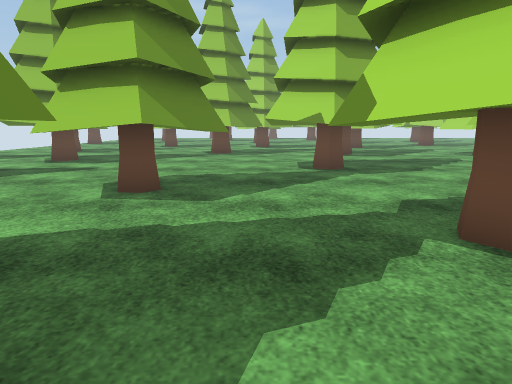
view 1 (above)

24 first-person views from a walk through a Unity game level. The camera is 1.2 m above the floor, tilts 10° down and sees 70° across. The floor is counted in squares, 1 m on a side. Each view is taken from the middle of a square. On the plan, view 1 faces up. The plan holds only what a view shows up to about 15 squares ahead; the rest is blank. The place goes on beyond the plan. Some animated figures are not drawn. Some surface patterns are stand-ins.

view 2
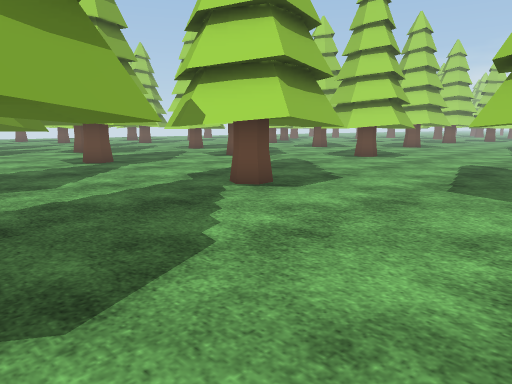

view 3
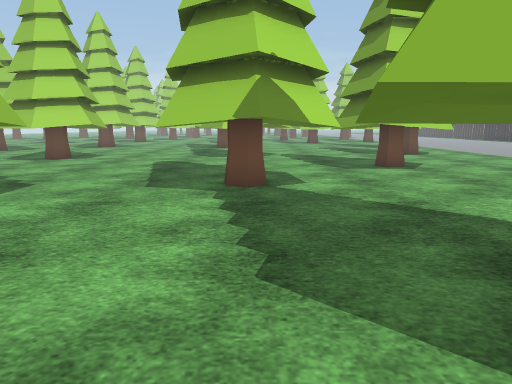

view 4
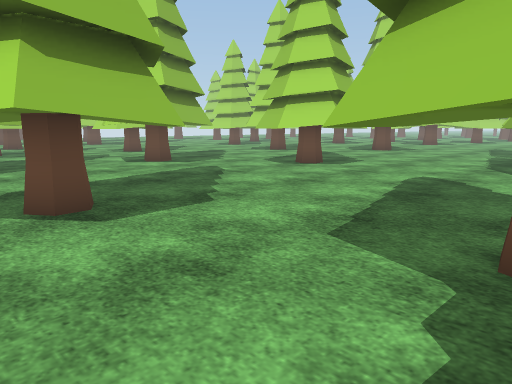

view 5
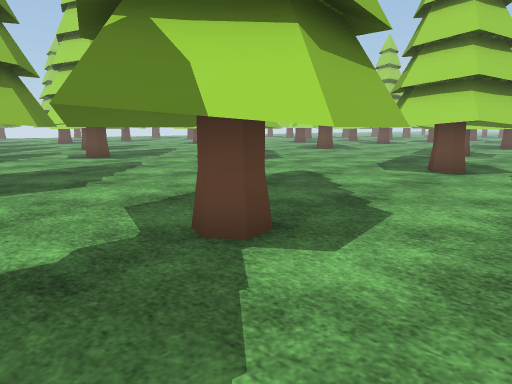

view 6
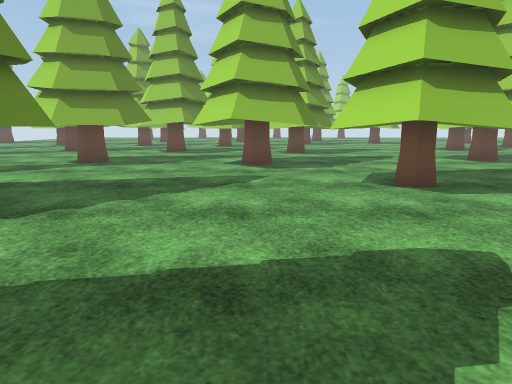

view 7
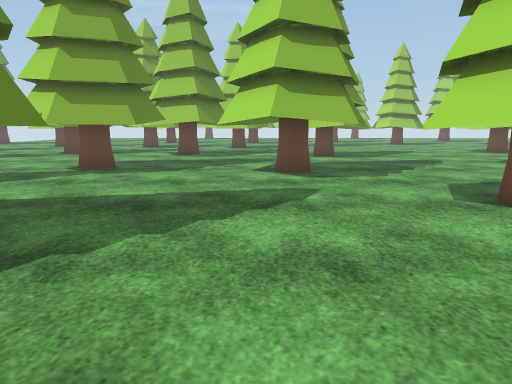

view 8
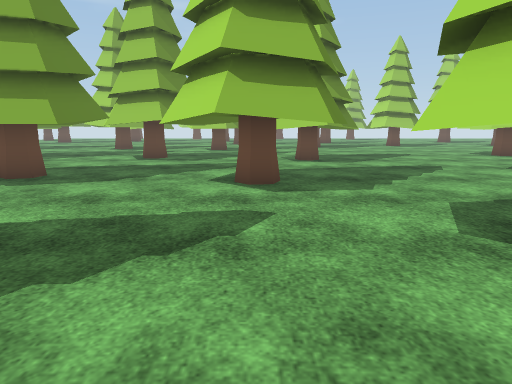

view 9
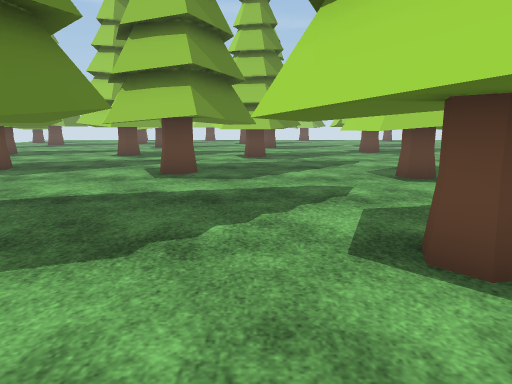

view 10
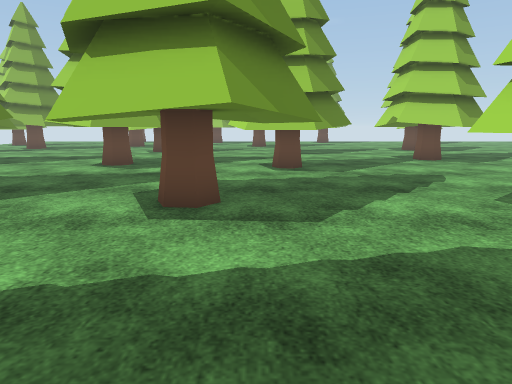

view 11
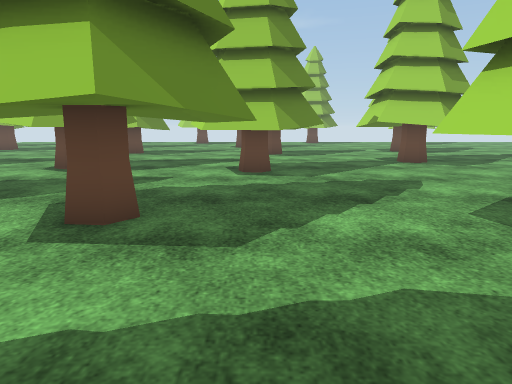

view 12
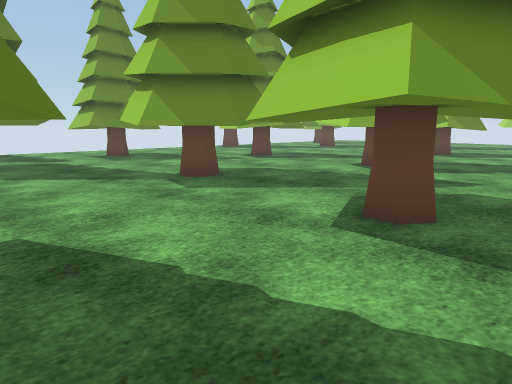

view 13
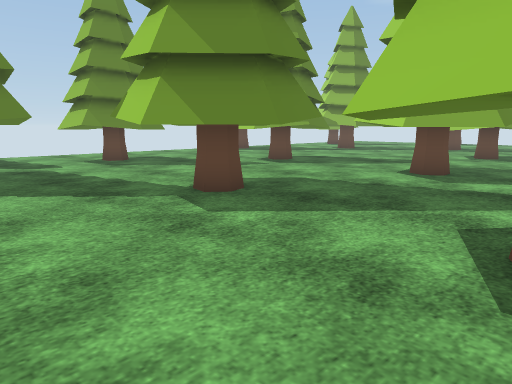

view 14
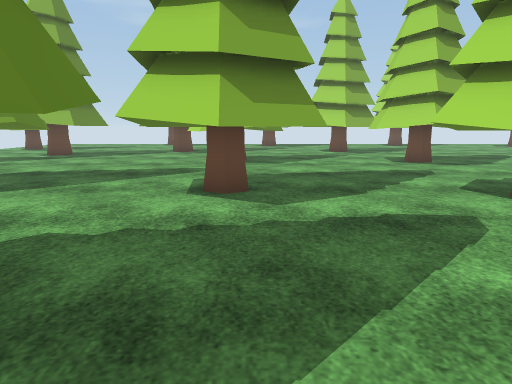

view 15
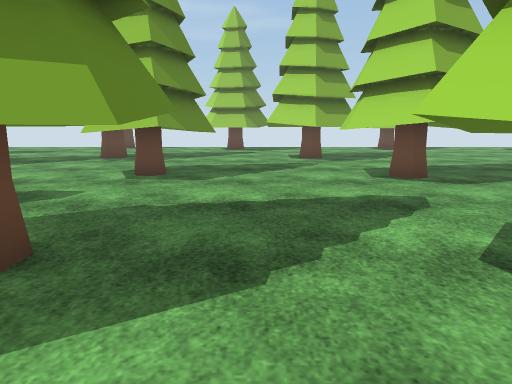

view 16
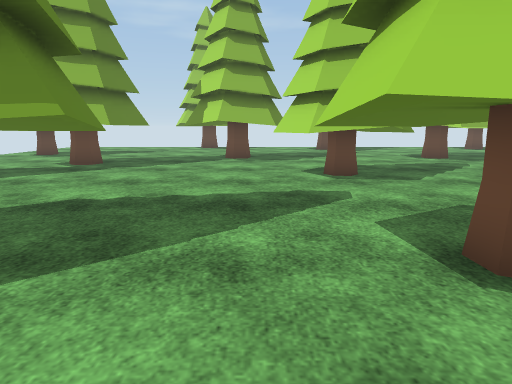

view 17
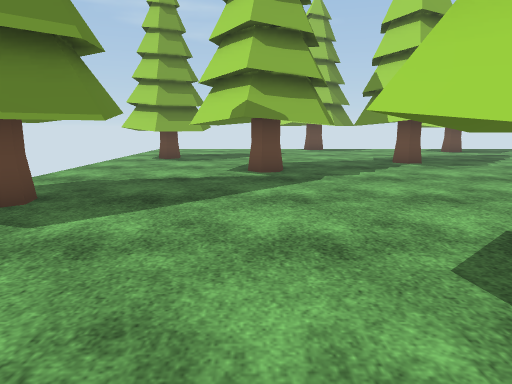

view 18
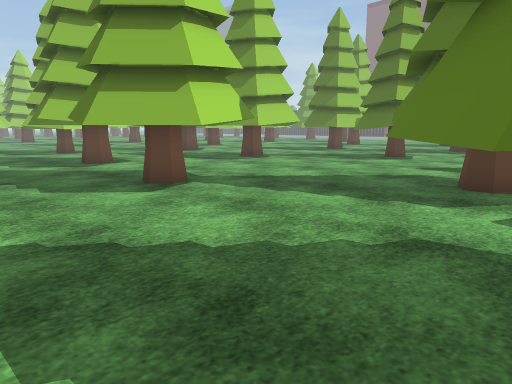

view 19
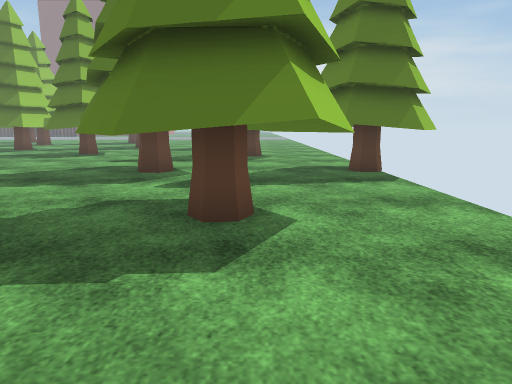

view 20
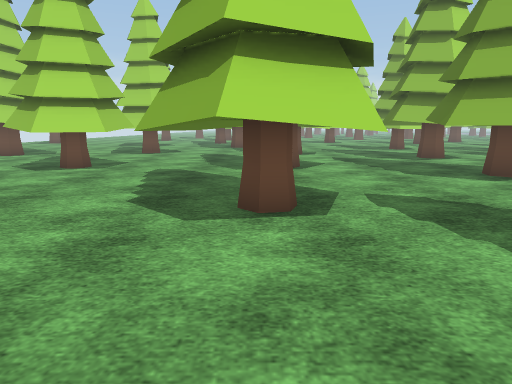

view 21
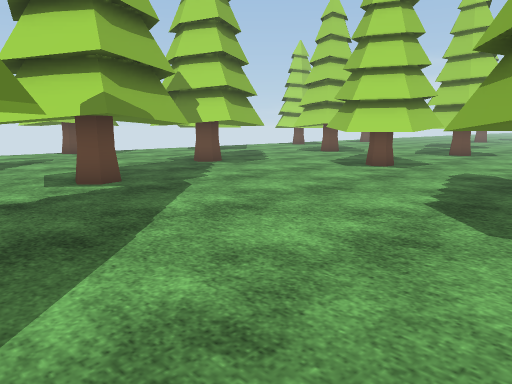

view 22
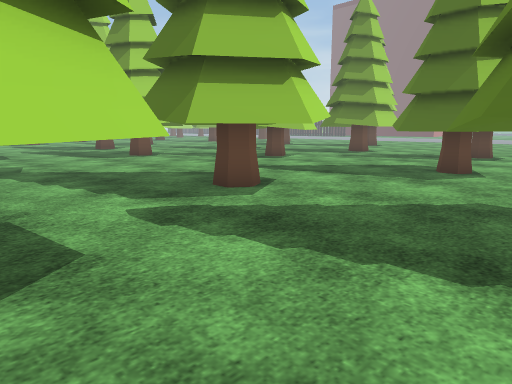

view 23
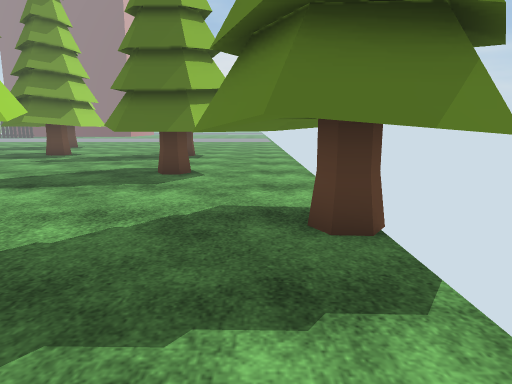

view 24
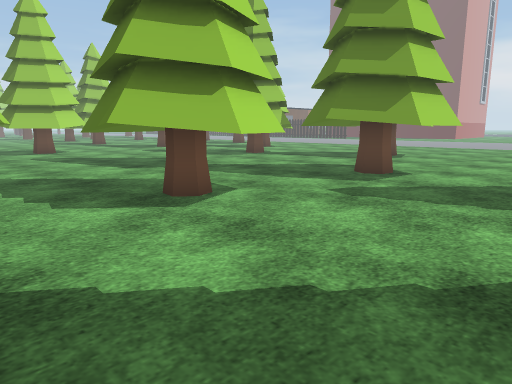

### Floor plan
Key: @ floor where view 1 was taken; . floor; T tree.
Columns run from 14 left of view 1 to 14 right of it. Each row starts with its distance up from view 1.
 41       ..
 40       ...
 39       ...
 38       ...
 37   TTT.......  ...
 36  TTTT.....TT  ...
 35  .TT.....TTTTT....TTT    ...
 34  ....TT ..TT.T....TTTT. ....
 33  ....TTTT.TTT......TT......
 32  ...TTTTT.................
 31  ....TTTT....TTT..... ....
 30  TT...T......TTTT..TT T...
 29    T.........TTTT..TTTT..
 28   TTT........TTT...TTTT.
 27   TTT................T...TT
 26    T....T...............TT
 25     ...TTTT...TT........TTTT.
 24    ....TTTT..TTTT..TT ..TTTT.
 23      ..TTTT..TTTT.TT T...TT..
 22   ......TT...TTTT.TTTTT.....
 21   ...T........TT...TTT......
 20  ..TTTT....................
 19  ..TTTT....TTTT..TTT......
 18  ..TTTT...TTTTT.TT.T....
 17  ...T......TTTT.T.T.T..T T...
 16  .....T....TTT..TT.T..TTTTT..
 15 TTT...TTT........TTT...TTT...
 14 TTTT.TTTTT..............T....
 13  TT..T.TT.......TT...........
 12  TT...TTT......T.TT..TT .....
 11  .............TTTTT.TTTTT....
 10  ...TT.........T.TT.T.T.T....
  9  ..TTTT....TT...TT...TTT.....
  8  . TTTT...TTTT........T......
  7  ..   ....TTTT..........TTT .
  6  .........TTTT...T......TT T.
  5  .... .........TTTT.....TTTT.
  4  .... .....T...TTTTT.....TT..
  3  ... T ..TTTT..TT.T..........
  2      T  .TTTTT..TTT..........
  1         .TT T................
  0         .. TT.@...TTT.....TT
 -1         .........TTTT....TTT
 -2         .........TTTT ...TTTT
 -3          ...TTTT..TTT.....TTT
 -4          ... TTT..T.... ...
 -5          ...   T.....TTTT..
 -6          ..     .....TTTT..
 -7                   ...TT
 -8                    ...T ..
 -9                      .....

Where each view was taken, in squares from view 1:
view 1: 0 up, 0 right, facing up
view 2: 2 down, 3 left, facing up-right
view 3: 2 down, 3 left, facing right
view 4: 2 down, 1 right, facing up-right
view 5: 5 down, 2 right, facing up-right
view 6: 2 down, 8 right, facing up
view 7: 0 up, 7 right, facing up
view 8: 2 up, 8 right, facing up
view 9: 7 up, 6 right, facing up
view 10: 11 up, 5 right, facing up
view 11: 12 up, 6 right, facing up
view 12: 12 up, 6 right, facing up-left
view 13: 13 up, 4 right, facing up-left
view 14: 16 up, 1 right, facing up
view 15: 20 up, 3 right, facing up
view 16: 20 up, 2 left, facing up
view 17: 22 up, 8 left, facing up
view 18: 22 up, 9 left, facing down-right
view 19: 24 up, 10 left, facing down
view 20: 24 up, 11 left, facing right
view 21: 24 up, 11 left, facing up-right
view 22: 19 up, 13 left, facing down-right
view 23: 18 up, 12 left, facing down
view 24: 11 up, 8 left, facing down-right
